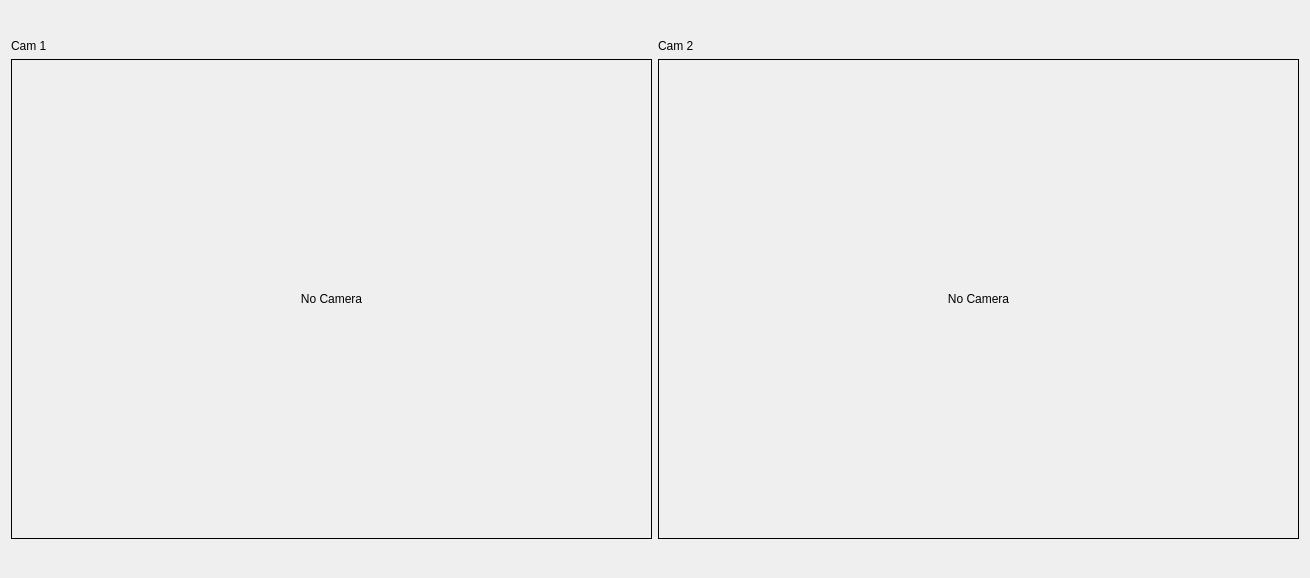
<?xml version="1.0" encoding="UTF-8"?>
<ui version="4.0">
 <class>Tab1Camera</class>
 <widget class="QWidget" name="Tab1Camera">
  <property name="geometry">
   <rect>
    <x>0</x>
    <y>0</y>
    <width>1310</width>
    <height>578</height>
   </rect>
  </property>
  <property name="windowTitle">
   <string>Form</string>
  </property>
  <layout class="QVBoxLayout" name="verticalLayout">
   <item>
    <layout class="QHBoxLayout" name="horizontalLayout" stretch="1,1">
     <item>
      <layout class="QVBoxLayout" name="pQVBoxLayout1" stretch="1,0,0,1">
       <item>
        <spacer name="verticalSpacer">
         <property name="orientation">
          <enum>Qt::Vertical</enum>
         </property>
         <property name="sizeHint" stdset="0">
          <size>
           <width>20</width>
           <height>40</height>
          </size>
         </property>
        </spacer>
       </item>
       <item>
        <widget class="QLabel" name="label">
         <property name="text">
          <string>Cam 1</string>
         </property>
        </widget>
       </item>
       <item>
        <widget class="QLabel" name="pTLcamView1">
         <property name="minimumSize">
          <size>
           <width>640</width>
           <height>480</height>
          </size>
         </property>
         <property name="frameShape">
          <enum>QFrame::Box</enum>
         </property>
         <property name="text">
          <string>No Camera</string>
         </property>
         <property name="alignment">
          <set>Qt::AlignCenter</set>
         </property>
        </widget>
       </item>
       <item>
        <spacer name="verticalSpacer_2">
         <property name="orientation">
          <enum>Qt::Vertical</enum>
         </property>
         <property name="sizeHint" stdset="0">
          <size>
           <width>20</width>
           <height>40</height>
          </size>
         </property>
        </spacer>
       </item>
      </layout>
     </item>
     <item>
      <layout class="QVBoxLayout" name="pQVBoxLayout2" stretch="1,0,0,1">
       <item>
        <spacer name="verticalSpacer_4">
         <property name="orientation">
          <enum>Qt::Vertical</enum>
         </property>
         <property name="sizeHint" stdset="0">
          <size>
           <width>20</width>
           <height>40</height>
          </size>
         </property>
        </spacer>
       </item>
       <item>
        <widget class="QLabel" name="label_2">
         <property name="text">
          <string>Cam 2</string>
         </property>
        </widget>
       </item>
       <item>
        <widget class="QLabel" name="pTLcamView2">
         <property name="minimumSize">
          <size>
           <width>640</width>
           <height>480</height>
          </size>
         </property>
         <property name="frameShape">
          <enum>QFrame::Box</enum>
         </property>
         <property name="text">
          <string>No Camera</string>
         </property>
         <property name="alignment">
          <set>Qt::AlignCenter</set>
         </property>
        </widget>
       </item>
       <item>
        <spacer name="verticalSpacer_3">
         <property name="orientation">
          <enum>Qt::Vertical</enum>
         </property>
         <property name="sizeHint" stdset="0">
          <size>
           <width>20</width>
           <height>40</height>
          </size>
         </property>
        </spacer>
       </item>
      </layout>
     </item>
    </layout>
   </item>
  </layout>
 </widget>
 <resources/>
 <connections/>
</ui>
